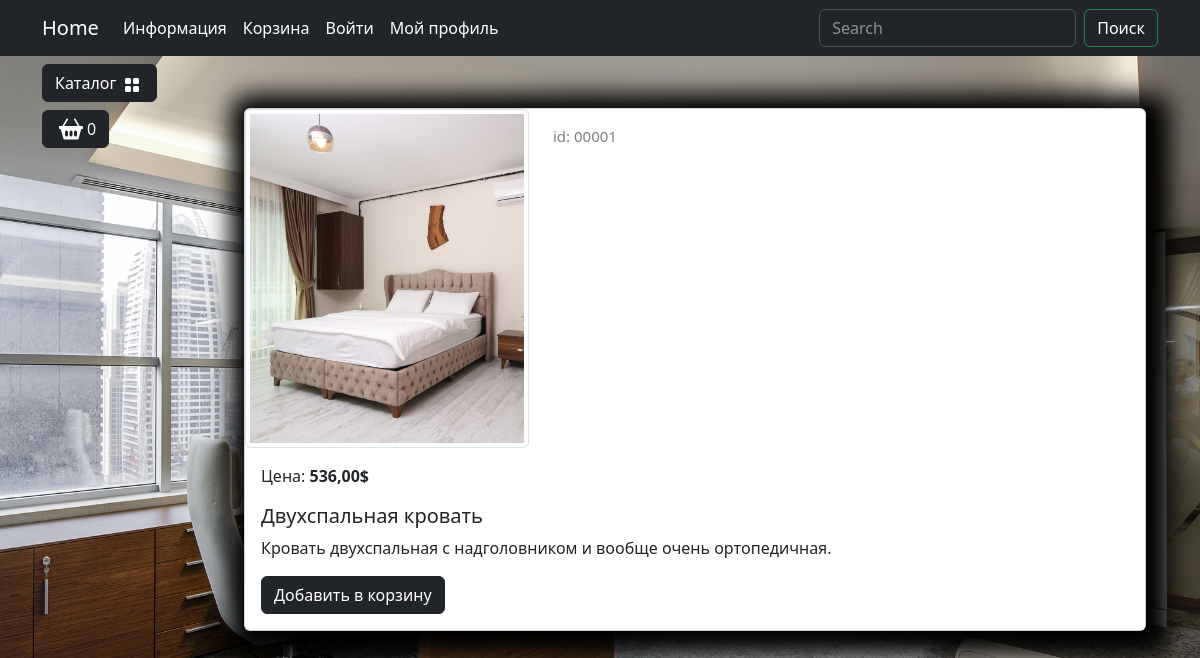
Screenshot of /catalog/product/dvuhspalnaya-krovat/ with the database file from the repository.
### goods/models.py (models this page shows, shortened)
class Products(models.Model):
    name = models.CharField(unique=True, max_length=255, verbose_name='Название')
    slug = models.SlugField(unique=True, max_length=255, null=True, blank=True, verbose_name='URL')
    descr = models.TextField(unique=True, blank=True, null=True, verbose_name='Описание')
    image = models.ImageField(upload_to='goods_images', blank=True, null=True, verbose_name='Изображение')
    price = models.DecimalField(blank=True, null=True, default=0.00, max_digits=4, decimal_places=1, verbose_name='Цена')
    discount = models.DecimalField(blank=True, null=True, default=0.00, max_digits=4, decimal_places=1, verbose_name='Скидка в %')
    quantity = models.PositiveIntegerField(default=0, verbose_name='Количество')
    category = models.ForeignKey(to=Categories, on_delete=models.CASCADE, verbose_name='Категория')
    class Meta:
        db_table = "product"
        verbose_name = 'Продукт'
        verbose_name_plural = 'Продукты'
    def display__id(self):
        return f"{self.id:05}"
    def sell_price(self):
        if self.discount:
            return self.price - self.price*self.discount/100
        return self.price

### goods/views.py (the view)
# urls.py: path('product/<slug:product_slug>/', views.product, name='product'),
def product(request, product_slug):
    product = Products.objects.get(slug=product_slug)
    context ={
        'product': product,
    }
    return render(request, 'goods/product.html', context=context)

### goods/templatetags/goods_tags.py (called while the page is built)
@register.simple_tag()
def categories__tag():
    return Categories.objects.all()

### goods/templates/goods/product.html (shortened to what this page needs)
{% extends "main/base.html" %}
{% load static %}
{% block content %}
        <div class="container mt-5">
                        <div class="card mb-4 custom-shadow">
                            <div class="row">
                                <div class="col-md-4">
                                    <img src="{{ product.image.url }}"
                                        class="img-thumbnail" data-bs-toggle="modal" data-bs-target="#imageModal1">
                                </div>
                                <div class="col-md-4 ">
                                    <p class="product_id mt-3">id: {{ product.display__id }}</p>
                                </div>
                            </div>
                            <div class="card-body">
                                <p class="card-text">Цена: <strong>{{ product.sell_price }}$</strong></p>
                                <h5 class="card-title">{{ product.name }}</h5>
                                <p class="card-text">{{ product.descr }}</p>
                                <a href="#" class="btn btn-dark add-to-cart">Добавить в корзину</a>
                            </div>
                        </div>
                    </div>
{% endblock %}

### main/static/deps/css/my_css.css (style rules this page uses)
body { background-image: url("../images/bg-image.jpg"); background-repeat: no-repeat; background-attachment: fixed; background-position: center center; background-size: cover; height: 100%; }
.custom-shadow { box-shadow: 5px 5px 25px 19px #000000; }
.product_id { color: gray; font-size: 15px; }

### rows the page displays
Products: image (picture), display__id "00001", sell_price "536,00", name "Двухспальная кровать", descr "Кровать двухспальная с надголовником и вообще очень ортопедичная."
